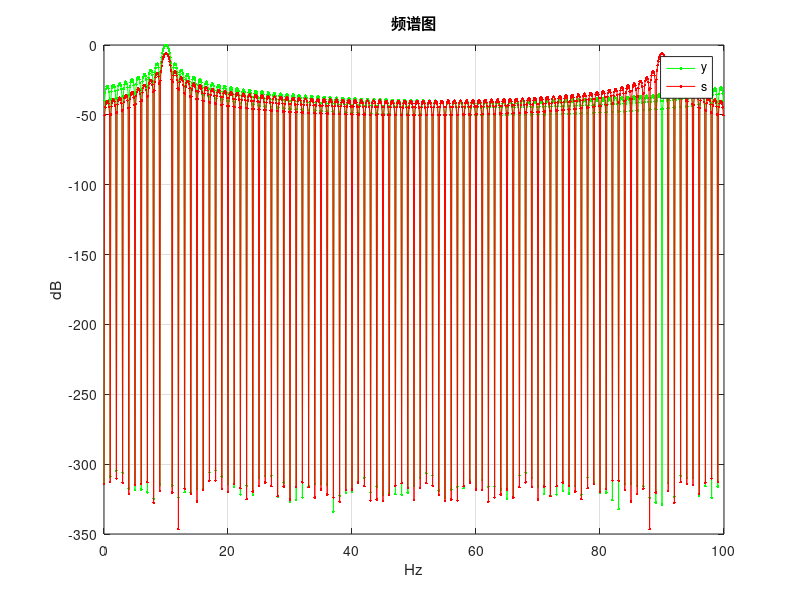

MATLAB code for this plot:
clc; clear; close all;

% t = 0:0.01:1;
% figure;
% plot(t,sin(2*pi*2*t),'b.-');
% hold on;
% plot(t,sin(2*pi*4*t),'ro-');
% xlabel('时间/s');
% ylabel('幅度');
% title('信号时域图')
% legend('f=2Hz', 'f=4Hz');
% grid on;
% zoom on;




%单图--循环
% fs=1000;
% ts=1/fs;
% t=0.1:ts:1;
% figure;
% f=1:50;
% for i = length(f)
%     y=exp(j*2*pi*f(i)*t);
%     plot(t,real(y),'b.-',t,imag(y),'r.-');
%     xlabel('时间/s');ylabel('幅度');
%     title(sprintf('复正弦信号波,频率为: %d Hz',f(i)));
%     legend('real','imag');
%     text(0.5,0.5,'hi');
%     hold on;
%     pause(0.1);
% end
% grid on;
% zoom on;

%多图
% fs=1000;
% ts=1/fs;
% t=0.1:ts:1;
% figure;
% f=1:50;
% for i = length(f)
%     y=exp(j*2*pi*f(i)*t);
%     subplot(2,1,1);plot(t,real(y),'b.-');
%     subplot(2,1,2);plot(t,imag(y),'r.-');
%     xlabel('时间/s');ylabel('幅度');
%     title(sprintf('复正弦信号波,频率为: %d Hz',f(i)));
% end

%三维
% t=0:pi/50:10*pi;
% plot3(sin(t), cos(t), t);
% [x,y]=meshgrid(1:5);
% z=x+y;
% plot3(x,y,z);
% [x,y]=meshgrid(-2:0.1:2);
% z=x*exp(-x.^4-y.^4);
% plot3(x,y,z);
%
%
% [x,y]=meshgrid(-8:0.5:8);
% z=sqrt(x.^2+y.^2);
% z1=sin(z)./z;
% mesh(x,y,z)
% mesh(x,y,z1)



%布朗运动
% n=20;s=0.02;
% x=rand(n,1)-0.5;y=rand(n,1)-0.5;
% h=plot(x,y,'.');
% axis([-1 1 -1 1]);
% axis square;
% grid off;
% set(h,'erasemode','xor','markersize',18);
% while 1
%     x=x+s*randn(n,1);
%     y=y+s*randn(n,1);
%     set(h,'xdata','ydata',y);
%     drawnow;
% end





% f=10;
% fs=100;
% ts=1/fs;
% T=1;
% t=0:ts:T-ts;

% s=exp(j*2*pi*f*t);
% figure;
% N=10*length(s);
% fft_s = fft(s, N);
% fft_s_db=20*log10(fft_s/max(fft_s));
% f_index=linspace(0,fs-fs/N,N);
% % plot(f_index,abs(fft_s),'.-');
% plot(f_index,real(fft_s),'.-');
% hold on;
% plot(f_index,imag(fft_s),'r.-');
% legend('1','2');
% xlabel('频率/Hz');
% ylabel('幅度');
% grid on;
% zoom on;

% f=40;fs=100;ts=1/fs;T=1;t=0:ts:T-ts;
% s=exp(j*2*pi*f*t);
% N=fs*T;
% figure;
% plot(t,s,'.-');
% fx=linspace(0,fs-fs/N,N);
%
% fft_s=abs(fft(s));
% figure;
% plot(fx,fft_s,'.-');
%
% beishu=10;
% N1=beishu*N;
% fft_s1=abs(fft(s,N1));
% fx1=linspace(0,fs-fs/N1,N1);
% figure;
% plot(fx1,fft_s1,'.-');
% grid on;
% zoom on;
% % fft(a,10*length(a))=fft([a zeros(1,9*length(a))]);
%
% fft_s2=abs(fft([s zeros(1,9*length(s))]));
% figure;
% plot(fx1,fft_s2,'.-');
% %以dB的方式
% fft_s2_dB=20*log10(fft_s2/max(fft_s2));%功率，幅度用10*log10
% figure;
% plot(fx1,fft_s2_dB,'.-');
% ylim([-60 10]);


% 1.利用y=exp(j*2*pi*f*t)产生一个频率为10Hz的复信号正弦波，幅度为1,采样率为20Hz，采样时长为1s。
% a) 做200点DFT，并画出该信号的归一化频谱图，自动测量出3dB频谱宽度，显示在标题中。
% b) 做20000点DFT，并画出该信号的归一化频谱图，与200点DFT画在一起，用legend标识，观察是否提高频率分辨力。
% c) 在b)基础上，将采样率提高到40Hz，画出归一化频谱图，对比采样率在20Hz和40Hz下两条曲线的区别。
% d)在b)基础上，将采样时长设为2s，画出不同采样时间长度下两个归一化频谱图曲线的区别。
% 2.在题目1b)的基础上，增加一个信号频率为10.5Hz的复信号正弦波，还有一个信号频率为15Hz的复信号正弦波，
% 幅度均为1，其余条件不变，观察频谱是否可以看到3个信号峰值。
% 如不能，请解释什么原因?怎样做信号处理才能看到3个信号峰值。
% 给出措施和实验结果，以及实验结论。
% f1=10;f2=10.5;f3=15;fs=40;T=2;f_span3dB_theory=1/T*0.886;t=0:1/fs:T-1/fs;







% f=1:50;
%
% % f=0:-1:-50;
% fs=30;
% ts=1/fs;
% T=1;
% t=0:ts:T-ts;
%
% % s=exp(j*2*pi*f*t);
% figure;
%
% for i =1:length(f)
%     s=exp(j*2*pi*f(i)*t);
%     N=length(s);
%     fft_s=abs(fft(s));
%     f_index=linspace(0,fs-fs/N,N);
%     plot(f_index,fft_s,'.-');
%     xlabel('频率/Hz');
%     ylabel('幅度');
%     title(sprintf('信号的频率：%d Hz',f(i)));%3.1f
%     ylim([0 30]);
% %     zoom on;
%     grid on;
%     pause(0.2);
% end



f=10;
% f=0:-1:-50;
fs=100;
ts=1/fs;
T=1;
t=0:ts:T-ts;

y=exp(j*2*pi*f*t);
s=cos(2*pi*f*t);

N = 10;

N1=N*length(y);
fft_s1=abs(fft(y, N1));
fx1 = linspace(0,fs-fs/N1,N1);
ffs1_dB=20*log10(fft_s1/max(fft_s1));

N2=N*length(s);
fft_s2=abs(fft(s, N2));
fx2 = linspace(0,fs-fs/N2,N2);
ffs2_dB=20*log10(fft_s2/max(fft_s1));

figure;
plot(fx1,ffs1_dB,'g.-');
hold on;
plot(fx2,ffs2_dB,'r.-');

title('频谱图')
xlabel('Hz');
ylabel('dB');
legend('y','s');
zoom on;grid on;
